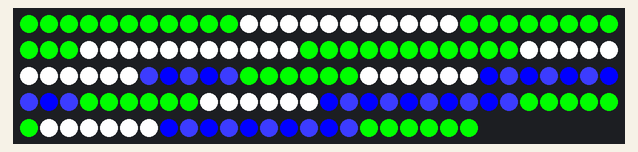
Recording of a sketch running on a simulated Arduino Uno, built with avr-gcc and run on an emulated ATmega328P. Parts: 143 RGB LEDs in strip order, left to right, continuing on the next row. The strip is taken to match the declared colour order; what the sketch prints to the serial monitor is not drawn.

Above: at 1.1 s.

The sketch:

american_flag.ino
```cpp
#include <Adafruit_NeoPixel.h>
#ifdef __AVR__
  #include <avr/power.h>
#endif

#define PIN 12

// Parameter 1 = number of pixels in strip
// Parameter 2 = Arduino pin number (most are valid)
// Parameter 3 = pixel type flags, add together as needed:
//   NEO_KHZ800  800 KHz bitstream (most NeoPixel products w/WS2812 LEDs)
//   NEO_KHZ400  400 KHz (classic 'v1' (not v2) FLORA pixels, WS2811 drivers)
//   NEO_GRB     Pixels are wired for GRB bitstream (most NeoPixel products)
//   NEO_RGB     Pixels are wired for RGB bitstream (v1 FLORA pixels, not v2)
//   NEO_RGBW    Pixels are wired for RGBW bitstream (NeoPixel RGBW products)
Adafruit_NeoPixel strip = Adafruit_NeoPixel(143, PIN, NEO_RGB + NEO_KHZ800);

// IMPORTANT: To reduce NeoPixel burnout risk, add 1000 uF capacitor across
// pixel power leads, add 300 - 500 Ohm resistor on first pixel's data input
// and minimize distance between Arduino and first pixel.  Avoid connecting
// on a live circuit...if you must, connect GND first.

void setup() {
  Serial.begin(9600);

  // This is for Trinket 5V 16MHz, you can remove these three lines if you are not using a Trinket
  #if defined (__AVR_ATtiny85__)
    if (F_CPU == 16000000) clock_prescale_set(clock_div_1);
  #endif
  // End of trinket special code


  strip.begin();
  strip.show(); // Initialize all pixels to 'off'
}

void loop() {
  americanFlag();
  delay(100);
}

void americanFlag() {
  int row = 0;
  bool left = true;
  for(uint16_t i=0; i<strip.numPixels(); i++) {
    if (i % 11 == 0) {
      row++;
    }

    Serial.println(i);
    Serial.println(row);

    if (i % 11 < 5 && row % 2 == 1) {
      left = true;
    } else if (i % 11 > 5 && row % 2 == 0) {
      left = true;
    } else {
      left = false;
    }

    if (row > 6 && left) {
      if (i % 2) {
        strip.setPixelColor(i, strip.Color(0, 0, 255)); // blue
      } else {
        strip.setPixelColor(i, strip.Color(60, 60, 255)); // white
      }
    } else if (row % 2) {
      strip.setPixelColor(i, strip.Color(0, 255, 0)); // red
    } else {
      strip.setPixelColor(i, strip.Color(255, 255, 255)); // white
    }

    strip.show();

//    strip.setPixelColor(i, c);
//    strip.show();
//    delay(wait);
  }
}
```
